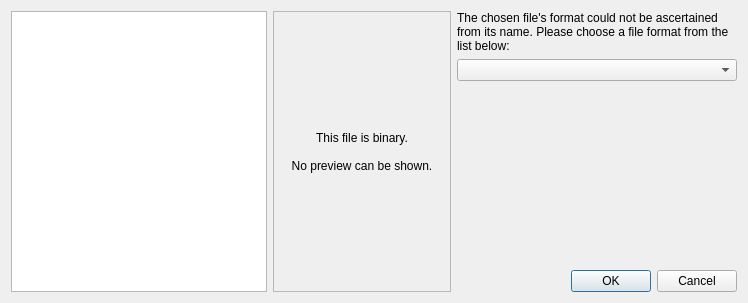
<ui version="4.0" >
 <class>FileFormatDialog</class>
 <widget class="QDialog" name="FileFormatDialog" >
  <property name="geometry" >
   <rect>
    <x>0</x>
    <y>0</y>
    <width>748</width>
    <height>303</height>
   </rect>
  </property>
  <property name="windowTitle" >
   <string>Specify File Format...</string>
  </property>
  <layout class="QHBoxLayout" >
   <item>
    <widget class="QTextEdit" name="preview" >
     <property name="palette" >
      <palette>
       <active>
        <colorrole role="Text" >
         <brush brushstyle="SolidPattern" >
          <color alpha="255" >
           <red>174</red>
           <green>174</green>
           <blue>174</blue>
          </color>
         </brush>
        </colorrole>
       </active>
       <inactive>
        <colorrole role="Text" >
         <brush brushstyle="SolidPattern" >
          <color alpha="255" >
           <red>174</red>
           <green>174</green>
           <blue>174</blue>
          </color>
         </brush>
        </colorrole>
       </inactive>
       <disabled>
        <colorrole role="Text" >
         <brush brushstyle="SolidPattern" >
          <color alpha="255" >
           <red>119</red>
           <green>119</green>
           <blue>119</blue>
          </color>
         </brush>
        </colorrole>
       </disabled>
      </palette>
     </property>
     <property name="acceptDrops" >
      <bool>false</bool>
     </property>
     <property name="lineWrapMode" >
      <enum>QTextEdit::NoWrap</enum>
     </property>
     <property name="acceptRichText" >
      <bool>false</bool>
     </property>
     <property name="textInteractionFlags" >
      <set>Qt::NoTextInteraction</set>
     </property>
    </widget>
   </item>
   <item>
    <widget class="QLabel" name="labelBinary" >
     <property name="sizePolicy" >
      <sizepolicy vsizetype="MinimumExpanding" hsizetype="MinimumExpanding" >
       <horstretch>1</horstretch>
       <verstretch>0</verstretch>
      </sizepolicy>
     </property>
     <property name="frameShape" >
      <enum>QFrame::StyledPanel</enum>
     </property>
     <property name="frameShadow" >
      <enum>QFrame::Plain</enum>
     </property>
     <property name="text" >
      <string>This file is binary.

No preview can be shown.</string>
     </property>
     <property name="textFormat" >
      <enum>Qt::PlainText</enum>
     </property>
     <property name="scaledContents" >
      <bool>false</bool>
     </property>
     <property name="alignment" >
      <set>Qt::AlignCenter</set>
     </property>
    </widget>
   </item>
   <item>
    <widget class="QFrame" name="frame" >
     <property name="sizePolicy" >
      <sizepolicy vsizetype="Preferred" hsizetype="Minimum" >
       <horstretch>0</horstretch>
       <verstretch>0</verstretch>
      </sizepolicy>
     </property>
     <property name="minimumSize" >
      <size>
       <width>280</width>
       <height>16</height>
      </size>
     </property>
     <property name="maximumSize" >
      <size>
       <width>280</width>
       <height>16777215</height>
      </size>
     </property>
     <property name="frameShape" >
      <enum>QFrame::NoFrame</enum>
     </property>
     <property name="frameShadow" >
      <enum>QFrame::Plain</enum>
     </property>
     <layout class="QVBoxLayout" >
      <property name="leftMargin" >
       <number>0</number>
      </property>
      <property name="topMargin" >
       <number>0</number>
      </property>
      <property name="rightMargin" >
       <number>0</number>
      </property>
      <property name="bottomMargin" >
       <number>0</number>
      </property>
      <item>
       <widget class="QLabel" name="labelRequest" >
        <property name="text" >
         <string>The chosen file's format could not be ascertained from its name. Please choose a file format from the list below:</string>
        </property>
        <property name="scaledContents" >
         <bool>false</bool>
        </property>
        <property name="alignment" >
         <set>Qt::AlignLeading|Qt::AlignLeft|Qt::AlignTop</set>
        </property>
        <property name="wordWrap" >
         <bool>true</bool>
        </property>
       </widget>
      </item>
      <item>
       <widget class="QComboBox" name="formats" />
      </item>
      <item>
       <spacer>
        <property name="orientation" >
         <enum>Qt::Vertical</enum>
        </property>
        <property name="sizeHint" >
         <size>
          <width>20</width>
          <height>40</height>
         </size>
        </property>
       </spacer>
      </item>
      <item>
       <widget class="QDialogButtonBox" name="buttons" >
        <property name="orientation" >
         <enum>Qt::Horizontal</enum>
        </property>
        <property name="standardButtons" >
         <set>QDialogButtonBox::Cancel|QDialogButtonBox::NoButton|QDialogButtonBox::Ok</set>
        </property>
       </widget>
      </item>
     </layout>
    </widget>
   </item>
  </layout>
 </widget>
 <resources/>
 <connections>
  <connection>
   <sender>buttons</sender>
   <signal>accepted()</signal>
   <receiver>FileFormatDialog</receiver>
   <slot>accept()</slot>
   <hints>
    <hint type="sourcelabel" >
     <x>248</x>
     <y>254</y>
    </hint>
    <hint type="destinationlabel" >
     <x>157</x>
     <y>274</y>
    </hint>
   </hints>
  </connection>
  <connection>
   <sender>buttons</sender>
   <signal>rejected()</signal>
   <receiver>FileFormatDialog</receiver>
   <slot>reject()</slot>
   <hints>
    <hint type="sourcelabel" >
     <x>316</x>
     <y>260</y>
    </hint>
    <hint type="destinationlabel" >
     <x>286</x>
     <y>274</y>
    </hint>
   </hints>
  </connection>
 </connections>
</ui>
